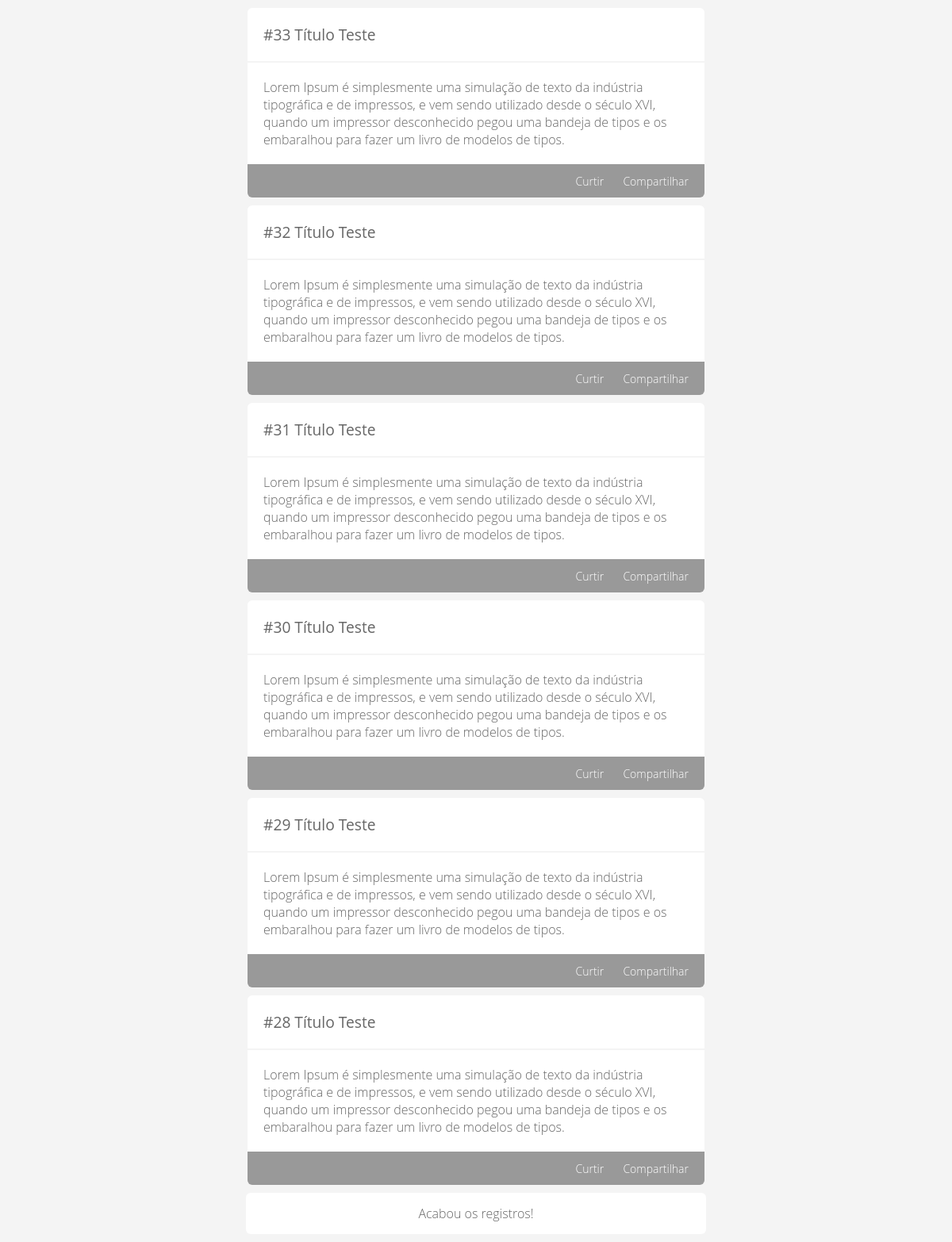
The page / on the database its author committed.
### tables this page shows
CREATE TABLE `posts` (
  `post_id` int(11) unsigned NOT NULL AUTO_INCREMENT,
  `post_title` varchar(255) DEFAULT NULL,
  `post_content` text,
  `post_date` timestamp NULL DEFAULT NULL,
  PRIMARY KEY (`post_id`)
);

### source/crud/Conn.php (called while the page is built, shortened)
<?php
class Conn
{
    private static $host;
    private static $user;
    private static $pass;
    private static $name;
    private static $connect = null;
    public static function getConn()
    {
        return self::connect();
    }
    private static function connect()
    {
        self::$host = DATABASE['HOST'];
        self::$user = DATABASE['USER'];
        self::$pass = DATABASE['PASS'];
        self::$name = DATABASE['NAME'];
        try {
            if (self::$connect == null) {
                $dsn = 'mysql:host=' . self::$host . ';dbname=' . self::$name;
                $options = [PDO::MYSQL_ATTR_INIT_COMMAND => 'SET NAMES UTF8'];
                self::$connect = new PDO($dsn, self::$user, self::$pass, $options);
                self::$connect->setAttribute(PDO::ATTR_ERRMODE, PDO::ERRMODE_EXCEPTION);
            }
        } catch (PDOException $e) {
            echo $e->getMessage();
            die;
        }
        return self::$connect;
    }
}

### source/crud/Read.php (called while the page is built, shortened)
<?php
class Read
{
    private $select;
    private $result;
    private $consult;
    private $conn;
    public function __construct()
    {
        $this->conn = Conn::getConn();
    }
    public function readFull($query, $parseString = null)
    {
        $this->select = (string) $query;
        $this->execute();
    }
    public function getResult()
    {
        return $this->result;
    }
    private function connect()
    {
        $this->consult = $this->conn->prepare($this->select);
        $this->consult->setFetchMode(PDO::FETCH_ASSOC);
    }
    private function execute()
    {
        $this->connect();
        try {
            $this->consult->execute();
            $this->result = $this->consult->fetchAll();
        } catch (PDOException $e) {
            $this->result = null;
            echo "<b>Erro ao Ler:</b> {$e->getMessage()} {$e->getCode()}";
        }
    }
}

### index.php (the view, shortened to what this page needs)
<!DOCTYPE html>
<html lang="pt_br">
<head>
    <link rel="stylesheet" href="_cdn/css/reset.css">
</head>
<body>
<div class="container">
    <div class="content">
        <?php
        $read = new \CRUD\Read;
        $read->readFull("SELECT * FROM posts ORDER BY post_date DESC, post_id DESC LIMIT 6");
        if ($read->getResult()) {
            foreach ($read->getResult() as $item) {
                ?>
                <div class="card">
                    <div class="card_header">
                        <h1>#<?= $item['post_id']; ?> <?= $item['post_title']; ?></h1>
                    </div>
                    <div class="card_content">
                        <p><?= $item['post_content']; ?></p>
                    </div>
                    <div class="card_footer">
                        <a href="javascript:void(0)">Curtir</a>
                        <a href="javascript:void(0)">Compartilhar</a>
                    </div>
                </div>
                <?php
            }
        }
        ?>
        <div class="load_more">
            <p>Acabou os registros!</p>
        </div>
    </div>
</div>
</body>
</html>

### rows shown on the page
posts: post_id "33", post_title "Título Teste", post_content "Lorem Ipsum é simplesmente uma simulação de texto da indústria tipográfica e de impressos, e vem sendo utilizado desde o século XVI, quando um impressor desconhecido pegou uma bandeja de tipos e os embaralhou para fazer um livro de modelos de tipos."
posts: post_id "32", post_title "Título Teste", post_content "Lorem Ipsum é simplesmente uma simulação de texto da indústria tipográfica e de impressos, e vem sendo utilizado desde o século XVI, quando um impressor desconhecido pegou uma bandeja de tipos e os embaralhou para fazer um livro de modelos de tipos."
posts: post_id "31", post_title "Título Teste", post_content "Lorem Ipsum é simplesmente uma simulação de texto da indústria tipográfica e de impressos, e vem sendo utilizado desde o século XVI, quando um impressor desconhecido pegou uma bandeja de tipos e os embaralhou para fazer um livro de modelos de tipos."
posts: post_id "30", post_title "Título Teste", post_content "Lorem Ipsum é simplesmente uma simulação de texto da indústria tipográfica e de impressos, e vem sendo utilizado desde o século XVI, quando um impressor desconhecido pegou uma bandeja de tipos e os embaralhou para fazer um livro de modelos de tipos."
posts: post_id "29", post_title "Título Teste", post_content "Lorem Ipsum é simplesmente uma simulação de texto da indústria tipográfica e de impressos, e vem sendo utilizado desde o século XVI, quando um impressor desconhecido pegou uma bandeja de tipos e os embaralhou para fazer um livro de modelos de tipos."
posts: post_id "28", post_title "Título Teste", post_content "Lorem Ipsum é simplesmente uma simulação de texto da indústria tipográfica e de impressos, e vem sendo utilizado desde o século XVI, quando um impressor desconhecido pegou uma bandeja de tipos e os embaralhou para fazer um livro de modelos de tipos."
